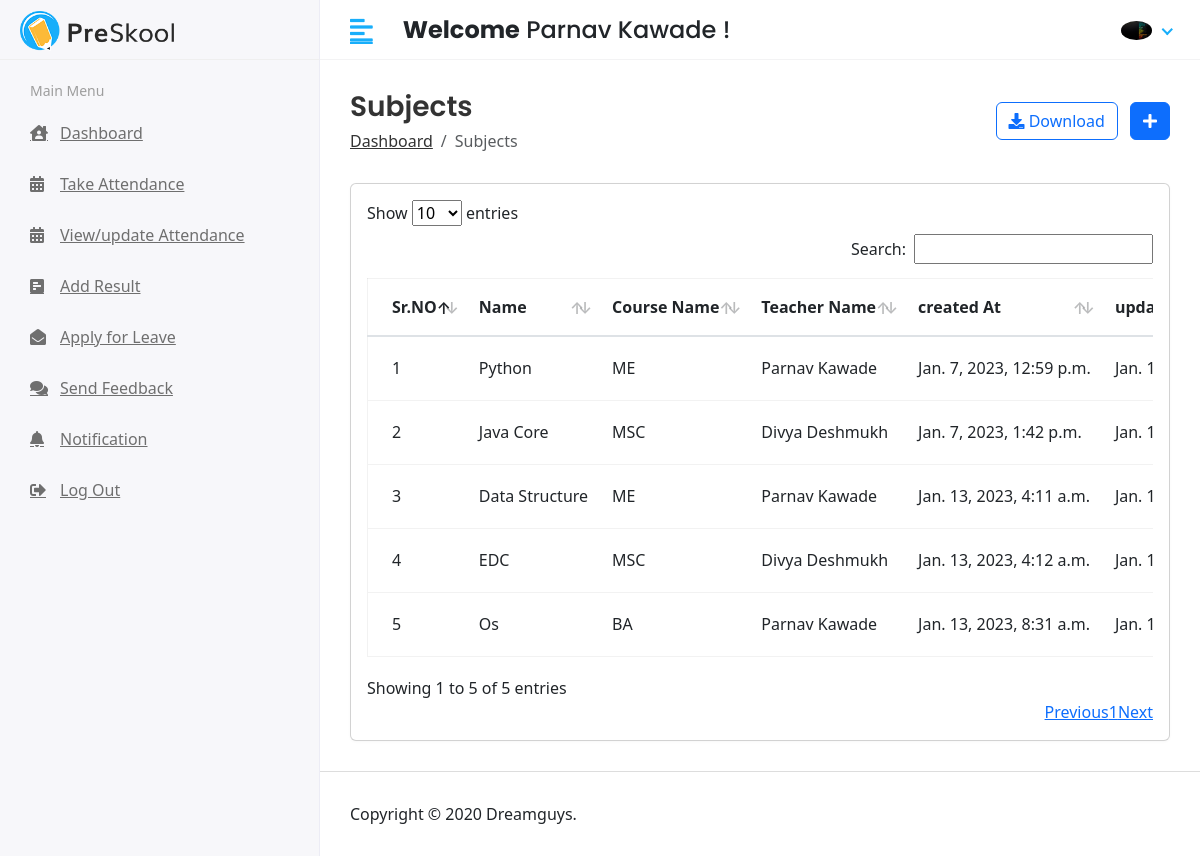
The app's page /hod/subject/list (signed in) with its own data.
### app/models.py (models this page shows, shortened)
class CustomUser(AbstractUser):
    USER = (
        (1,'HOD'),
        (2,'TEACHER'),
        (3,'STUDENT'),
    )
    user_type = models.CharField(choices=USER, max_length=50, default=1)
    profile_pic = models.ImageField(upload_to='media/profile_pic')
    dob = models.DateField(max_length=8,default=date.today)
    phone_no = models.CharField(max_length=12)
    address = models.TextField()

class Subject(models.Model):
    name = models.CharField(max_length=100)
    course_name = models.ForeignKey(Course,on_delete=models.CASCADE)
    teacher_name = models.ForeignKey(Teacher,on_delete=models.CASCADE)
    created_at = models.DateTimeField(auto_now_add=True)
    updated_at = models.DateTimeField(auto_now=True)

class Course(models.Model):
    name = models.CharField(max_length=100)
    duration = models.CharField(max_length=10)
    created_at = models.DateTimeField(auto_now_add=True)
    updated_at = models.DateTimeField(auto_now=True)
    def __str__(self):
        return self.name

class Teacher(models.Model):
    admin = models.OneToOneField(CustomUser, on_delete=models.CASCADE)
    gender = models.CharField(max_length=100)
    qualification = models.CharField(max_length=100)
    experience = models.CharField(max_length=100)
    joining_date = models.DateField(default=date.today)
    created_at = models.DateTimeField(auto_now_add=True)
    updated_at = models.DateTimeField(auto_now=True)
    def __str__(self):
         return self.admin.first_name + " "+ self.admin.last_name

### student_management_systems/Hod_Views.py (the view)
# urls.py: path('hod/subject/list',Hod_Views.subjectList, name='subjectList'),
@login_required(login_url='/')
def subjectList(request):
    subject = Subject.objects.all()
    context = {
        'subject': subject
    }
    return render(request, 'Hod/subject_list.html', context)

### templates/Hod/subject_list.html (shortened to what this page needs)
{% extends "base.html" %}
{% block content %}
<div class="content container-fluid">
    <div class="page-header">
        <div class="row align-items-center">
            <div class="col">
                <h3 class="page-title">Subjects</h3>
                <ul class="breadcrumb">
                    <li class="breadcrumb-item"><a href="">Dashboard</a></li>
                    <li class="breadcrumb-item active">Subjects</li>
                </ul>
            </div>
            <div class="col-auto text-right float-right ml-auto">
                <a href="#" class="btn btn-outline-primary mr-2"><i class="fas fa-download"></i> Download</a>
                <a href="{% url 'subjectAdd' %}" class="btn btn-primary"><i class="fas fa-plus"></i></a>
            </div>
        </div>
    </div>
    <div class="row">
        <div class="col-sm-12">
            <div class="card card-table">
                <div class="card-body">
                    <div class="table-responsive">
                        <div id="DataTables_Table_0_wrapper" class="dataTables_wrapper dt-bootstrap4 no-footer">
                            <div class="row">
                                <div class="col-sm-12">
                                    <table id="table_id" class="table table-hover table-center mb-0  no-footer"
                                        id="DataTables_Table_0" role="grid" aria-describedby="DataTables_Table_0_info">
                                        <thead>
                                            <tr role="row">
                                                <th class="sorting_asc" tabindex="0" aria-controls="DataTables_Table_0"
                                                    rowspan="1" colspan="1" aria-sort="ascending"
                                                    aria-label="ID: activate to sort column descending"
                                                    style="width: 223.4px;">Sr.NO</th>
                                                <th class="sorting" tabindex="0" aria-controls="DataTables_Table_0"
                                                    rowspan="1" colspan="1"
                                                    aria-label="Name: activate to sort column ascending"
                                                    style="width: 261.575px;">Name</th>
                                                <th class="sorting" tabindex="0" aria-controls="DataTables_Table_0"
                                                    rowspan="1" colspan="1"
                                                    aria-label="Class: activate to sort column ascending"
                                                    style="width: 182.175px;">Course Name</th>
                                                <th class="sorting" tabindex="0" aria-controls="DataTables_Table_0"
                                                    rowspan="1" colspan="1"
                                                    aria-label="Class: activate to sort column ascending"
                                                    style="width: 182.175px;">Teacher Name</th>
                                                <th class="sorting" tabindex="0" aria-controls="DataTables_Table_0"
                                                    rowspan="1" colspan="1"
                                                    aria-label="Class: activate to sort column ascending"
                                                    style="width: 182.175px;">created At</th>
                                                <th class="sorting" tabindex="0" aria-controls="DataTables_Table_0"
                                                    rowspan="1" colspan="1"
                                                    aria-label="Class: activate to sort column ascending"
                                                    style="width: 182.175px;">updated At</th>
                                            </tr>
                                        </thead>
                                        <tbody>
                                            {% for i in subject %}
                                            <tr role="row" class="odd">
                                                <td class="sorting_1">{{forloop.counter}}</td>
                                                <td>{{i.name}}</td>
                                                <td>{{i.course_name}}</td>
                                                <td>{{i.teacher_name}}</td>
                                                <td>{{i.created_at}}</td>
                                                <td>{{i.updated_at}}</td>
                                            </tr>
                                            {% endfor %}
                                        </tbody>
                                    </table>
                                </div>
                            </div>
                        </div>
                    </div>
                </div>
            </div>
        </div>
    </div>
</div>
{% endblock content %}

### templates/includes/header.html (shortened to what this page needs)
{% load static %}
<div class="header">
    <div class="header-left">
        <a href="" class="logo">
            <img src="{% static 'assets/img/logo.png' %}" alt="Logo">
        </a>
    </div>
    <a href="javascript:void(0);" id="toggle_btn">
        <i class="fas fa-align-left"></i>
    </a>
    <div class="top-nav-search mt-3">
        <h4><strong>Welcome</strong><span> {{user.first_name}} {{user.last_name}} !</span></h4>
    </div>
    <ul class="nav user-menu">
        <li class="nav-item dropdown has-arrow">
            <a href="#" class="dropdown-toggle nav-link" data-toggle="dropdown">
                <span class="user-img">
                    {% if user.profile_pic == "" %}
                    <img class="rounded-circle" src="/media/profile_pic/avtar.JPEG" width="31"
                        alt="{{user.first_name}}">
                    {% else %}
                    <img class="rounded-circle" src="/{{user.profile_pic}}" width="31" alt="{{user.first_name}}
                        {{user.last_name}}">
                    {% endif %}</span>
            </a>
        </li>
    </ul>
</div>

### static/assets/css/style.css (style rules this page uses)
html { height: 100%; }
body { background-color: #fff; color: #333; font-family: 'Poppins', sans-serif; font-size: 1rem; height: 100%; line-height: 1.5; overflow-x: hidden; }
h1, h2, h3, h4, h5, h6 { font-family: 'Poppins', sans-serif; margin-top: 0; }
a { color: #009ce7; }
input, button, a { transition: all 0.4s ease; -moz-transition: all 0.4s ease; -o-transition: all 0.4s ease; -ms-transition: all 0.4s ease; -webkit-transition: all 0.4s ease; }
ul, ol { padding: 0px; list-style: none; }
.table { color: #333; max-width: 100%; margin-bottom: 0; width: 100%; }
.table.dataTable { border-collapse: collapse !important; border: 1px solid rgba(0, 0, 0, 0.05); }
.table thead tr th { font-weight: 600; }
.table tbody tr { border-bottom: 1px solid rgba(0, 0, 0, 0.05); }
.table.table-center td, .table.table-center th { vertical-align: middle; }
.card-table .card-body .table > thead > tr > th { border-top: 0; }
.card-table .card-body .table tr td:first-child, .card-table .card-body .table tr th:first-child { padding-left: 1.5rem; }
.card-table .table td, .card-table .table th { border-top: 1px solid #e2e5e8; padding: 1rem 0.75rem; white-space: nowrap; }
.btn-primary { background-color: #FFBC53; border: 1px solid #FFBC53; }
.btn-outline-primary { color: #FFBC53; border-color: #FFBC53; }
.card { border: 1px solid #ececf5; box-shadow: 0 1px 3px 0 rgba(0, 0, 0, 0.03); margin-bottom: 1.875rem; }
.card-body { padding: 1.5rem; }
.header { background-color: #fff; border-bottom: 1px solid #f3f3f4; left: 0; position: fixed; right: 0; top: 0; z-index: 1001; height: 60px; }
.header .header-left { float: left; height: 60px; padding: 0 20px; position: relative; width: 320px; z-index: 1; transition: all 0.2s ease-in-out; background-color: #f7f7fa; border-bottom: 1px solid #efefef; border-right: 1px solid #ececf5; display: flex; align-items: center; }
.header .header-left .logo { display: inline-block; line-height: 60px; }
.header .header-left .logo img { max-height: 40px; width: auto; }
.header .dropdown-toggle:after { display: none; }
.header .has-arrow .dropdown-toggle:after { border-top: 0; border-left: 0; border-bottom: 2px solid #18aefa; border-right: 2px solid #18aefa; content: ''; height: 8px; display: inline-block; pointer-events: none; -webkit-transform-origin: 66% 66%; -ms-transform-origin: 66% 66%; transform-origin: 66% 66%; -webkit-transform: rotate(45deg); -ms-transform: rotate(45deg); transform: rotate(45deg); -webkit-transition: all 0.15s ease-in-out; transition: all 0.15s ease-in-out; width: 8px; vertical-align: 0px; }
.user-menu { float: right; margin: 0; position: relative; z-index: 99; padding-right: 15px; }
.user-menu.nav > li > a { color: #a0a0a0; font-size: 14px; line-height: 58px; padding: 0 15px; height: 60px; }
.user-img { margin-right: 3px; position: relative; }
.top-nav-search { float: left; margin-left: 15px; }
.page-wrapper > .content { padding: 1.875rem 1.875rem 0; }
.page-header { margin-bottom: 1.875rem; }
.page-header .breadcrumb { background-color: transparent; color: #6c757d; font-size: 1rem; font-weight: 500; margin-bottom: 0; padding: 0; }
.page-header .breadcrumb a { color: #333; }
.page-title { font-size: 28px; font-weight: 600; color: #333; margin-bottom: 5px; }
@media (min-width: 992px) { #toggle_btn { align-items: center; color: #18aefa; display: inline-flex; float: left; font-size: 26px; height: 60px; justify-content: center; margin-left: 15px; padding: 0 15px; } }

### records on screen
CustomUser: first_name "Parnav", last_name "Kawade", profile_pic (picture)
Subject: name "Python", course_name "ME", teacher_name "Parnav Kawade", created_at "Jan. 7, 2023, 12:59 p.m.", updated_at "Jan.…"
Subject: name "Java Core", course_name "MSC", teacher_name "Divya Deshmukh", created_at "Jan. 7, 2023, 1:42 p.m.", updated_at "Jan.…"
Subject: name "Data Structure", course_name "ME", teacher_name "Parnav Kawade", created_at "Jan. 13, 2023, 4:11 a.m.", updated_at "Jan.…"
Subject: name "EDC", course_name "MSC", teacher_name "Divya Deshmukh", created_at "Jan. 13, 2023, 4:12 a.m.", updated_at "Jan.…"
Subject: name "Os", course_name "BA", teacher_name "Parnav Kawade", created_at "Jan. 13, 2023, 8:31 a.m.", updated_at "Jan.…"
